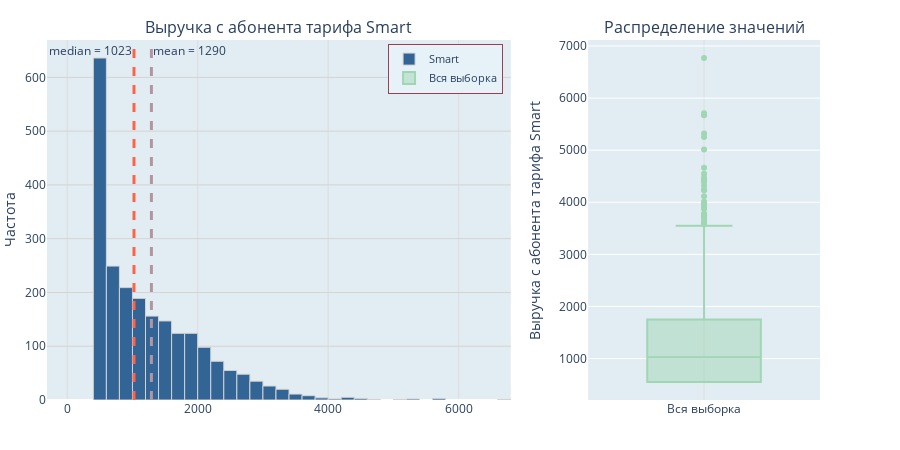
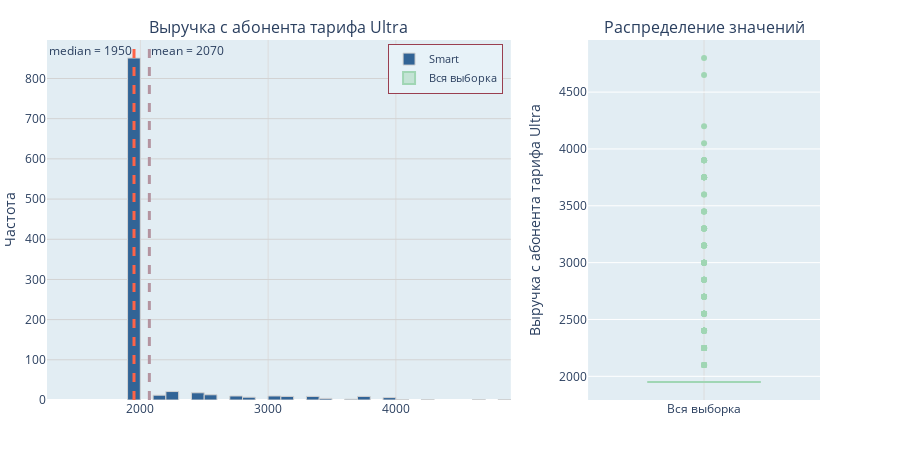

The cell these charts' notebook holds for them, in order:
### Markdown cell above
<div style="border:solid #8B008B 1px; padding: 10px">

Введем статистики выручки на разных тарифах.

### Code cell
# гистограммы выручки на разных тарифах
overlay_hist(rev_smart, None, 'Выручка с абонента тарифа Smart')
overlay_hist(rev_ultra, None, 'Выручка с абонента тарифа Ultra')

### Figure 1 — Plotly figure (JSON) as saved in the notebook; plotly's stock layout.template omitted (floating-point values rounded to 4 significant figures; data arrays with more than 128 entries replaced by an {"elided": "..."} marker saying what was removed)
{"data": [{"marker": {"color": "#326496", "line": {"color": "LightGray", "width": 1}}, "name": "Smart", "nbinsx": 50, "opacity": 1, "type": "histogram", "x": {"elided": "2229 int values"}, "xaxis": "x", "yaxis": "y"}, {"marker": {"color": "#46C8DC", "line": {"color": "LightGray", "width": 1}}, "name": "Ultra", "nbinsx": 50, "opacity": 0.7, "type": "histogram", "xaxis": "x", "yaxis": "y"}, {"marker": {"color": "#A0D6B4"}, "name": "Вся выборка", "type": "box", "xaxis": "x2", "y": {"elided": "2229 int values"}, "yaxis": "y2"}], "layout": {"annotations": [{"font": {"size": 16}, "showarrow": false, "text": "Выручка с абонента тарифа Smart", "x": 0.3, "xanchor": "center", "xref": "paper", "y": 1, "yanchor": "bottom", "yref": "paper"}, {"font": {"size": 16}, "showarrow": false, "text": "Распределение значений", "x": 0.85, "xanchor": "center", "xref": "paper", "y": 1, "yanchor": "bottom", "yref": "paper"}, {"showarrow": false, "text": "median = 1023", "x": 1023, "xanchor": "right", "xref": "x", "y": 1, "yanchor": "top", "yref": "y domain"}, {"showarrow": false, "text": "mean = 1290", "x": 1290.0, "xanchor": "left", "xref": "x", "y": 1, "yanchor": "top", "yref": "y domain"}], "barmode": "overlay", "height": 450, "legend": {"bgcolor": "#E7F2F8", "bordercolor": "#9A3F50", "borderwidth": 1, "font": {"size": 11}, "orientation": "v", "x": 0.59, "xanchor": "right", "y": 0.99, "yanchor": "top"}, "margin": {"b": 50, "l": 0, "t": 40}, "plot_bgcolor": "#E2EDF3", "shapes": [{"line": {"color": "tomato", "dash": "dash", "width": 3}, "type": "line", "x0": 1023, "x1": 1023, "xref": "x", "y0": 0, "y1": 1, "yref": "y domain"}, {"line": {"color": "#B494A0", "dash": "dash", "width": 3}, "type": "line", "x0": 1290.0, "x1": 1290.0, "xref": "x", "y0": 0, "y1": 1, "yref": "y domain"}], "showlegend": true, "title": {"x": 0.1}, "width": 900, "xaxis": {"anchor": "y", "domain": [0, 0.6], "gridcolor": "Gainsboro"}, "xaxis2": {"anchor": "y2", "domain": [0.7, 1], "gridcolor": "Gainsboro"}, "yaxis": {"anchor": "x", "domain": [0, 1], "gridcolor": "LightGray", "title": {"text": "Частота"}}, "yaxis2": {"anchor": "x2", "domain": [0, 1], "title": {"text": "Выручка с абонента тарифа Smart"}}}}

### Figure 2 — Plotly figure (JSON) as saved in the notebook; plotly's stock layout.template omitted (floating-point values rounded to 4 significant figures; data arrays with more than 128 entries replaced by an {"elided": "..."} marker saying what was removed)
{"data": [{"marker": {"color": "#326496", "line": {"color": "LightGray", "width": 1}}, "name": "Smart", "nbinsx": 50, "opacity": 1, "type": "histogram", "x": {"elided": "985 int values"}, "xaxis": "x", "yaxis": "y"}, {"marker": {"color": "#46C8DC", "line": {"color": "LightGray", "width": 1}}, "name": "Ultra", "nbinsx": 50, "opacity": 0.7, "type": "histogram", "xaxis": "x", "yaxis": "y"}, {"marker": {"color": "#A0D6B4"}, "name": "Вся выборка", "type": "box", "xaxis": "x2", "y": {"elided": "985 int values"}, "yaxis": "y2"}], "layout": {"annotations": [{"font": {"size": 16}, "showarrow": false, "text": "Выручка с абонента тарифа Ultra", "x": 0.3, "xanchor": "center", "xref": "paper", "y": 1, "yanchor": "bottom", "yref": "paper"}, {"font": {"size": 16}, "showarrow": false, "text": "Распределение значений", "x": 0.85, "xanchor": "center", "xref": "paper", "y": 1, "yanchor": "bottom", "yref": "paper"}, {"showarrow": false, "text": "median = 1950", "x": 1950, "xanchor": "right", "xref": "x", "y": 1, "yanchor": "top", "yref": "y domain"}, {"showarrow": false, "text": "mean = 2070", "x": 2070.0, "xanchor": "left", "xref": "x", "y": 1, "yanchor": "top", "yref": "y domain"}], "barmode": "overlay", "height": 450, "legend": {"bgcolor": "#E7F2F8", "bordercolor": "#9A3F50", "borderwidth": 1, "font": {"size": 11}, "orientation": "v", "x": 0.59, "xanchor": "right", "y": 0.99, "yanchor": "top"}, "margin": {"b": 50, "l": 0, "t": 40}, "plot_bgcolor": "#E2EDF3", "shapes": [{"line": {"color": "tomato", "dash": "dash", "width": 3}, "type": "line", "x0": 1950, "x1": 1950, "xref": "x", "y0": 0, "y1": 1, "yref": "y domain"}, {"line": {"color": "#B494A0", "dash": "dash", "width": 3}, "type": "line", "x0": 2070.0, "x1": 2070.0, "xref": "x", "y0": 0, "y1": 1, "yref": "y domain"}], "showlegend": true, "title": {"x": 0.1}, "width": 900, "xaxis": {"anchor": "y", "domain": [0, 0.6], "gridcolor": "Gainsboro"}, "xaxis2": {"anchor": "y2", "domain": [0.7, 1], "gridcolor": "Gainsboro"}, "yaxis": {"anchor": "x", "domain": [0, 1], "gridcolor": "LightGray", "title": {"text": "Частота"}}, "yaxis2": {"anchor": "x2", "domain": [0, 1], "title": {"text": "Выручка с абонента тарифа Ultra"}}}}
